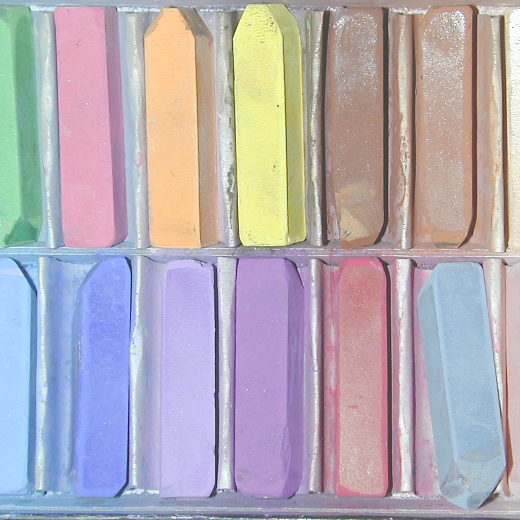
#> input picture images/chalk.tif, 1040 x 1040 px, found by its file name (shown at 1/2 size)
$ python filter_in_freq_domain.py
#> lines starting #> are read from the running program, lines starting #| are printed output that depends on the picture
import cv2
import numpy as np
import math, matplotlib.pyplot as plt


path = 'images\\chalk.tif'
image = cv2.imread(path, 0)
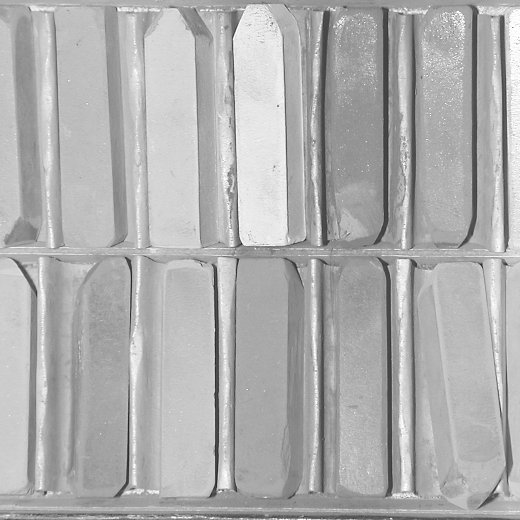
#> image: shape (1040, 1040) (shown at 1/2 size); min 12, max 255, mean 174.5

img_float32 = np.float32(image)
dft = cv2.dft(img_float32, flags = cv2.DFT_COMPLEX_OUTPUT)

dft_shift = np.fft.fftshift(dft)
f = np.fft.fft2(image)
fshift = np.fft.fftshift(f)

mag_spectrum = 20*np.log(np.abs(fshift))
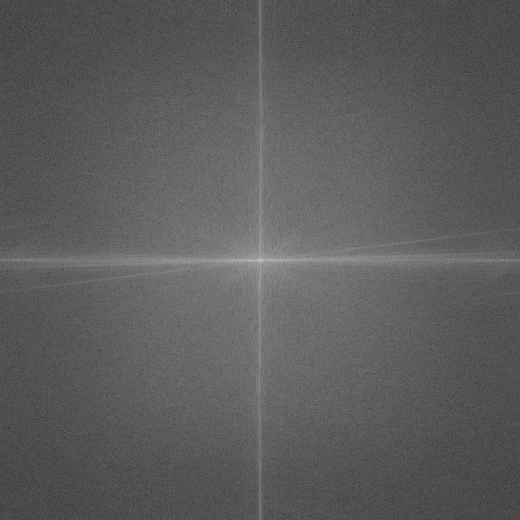
#> mag_spectrum: shape (1040, 1040) float64 (shown at 1/2 size); min 39.87, max 381.1, mean 163.9; drawn with min black and max white

rows, cols = image.shape
#> rows = 1040; cols = 1040
crow, ccol = rows//2 , cols//2     # center
#> crow = 520; ccol = 520

# create a mask first, center square is 1, remaining all zeros
LowpassMask = np.zeros((rows, cols, 2), np.uint8)
LowpassMask[crow-30:crow+30, ccol-30:ccol+30] = 1
HighpassMask = 1 - LowpassMask

# apply mask and inverse DFT
fshift1 = dft_shift*LowpassMask
f_ishift1 = np.fft.ifftshift(fshift1)

fshift2 = dft_shift*HighpassMask
f_ishift2 = np.fft.ifftshift(fshift2)
img_back1 = cv2.idft(f_ishift1)
img_back2 = cv2.idft(f_ishift2)
img_back1 = cv2.magnitude(img_back1[:,:,0],img_back1[:,:,1])
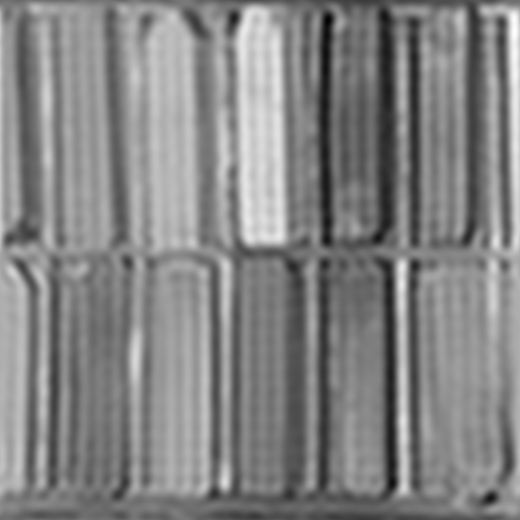
#> img_back1: shape (1040, 1040) float32 (shown at 1/2 size); min 85701328, max 284470112, mean 188773536; drawn with min black and max white
img_back2 = cv2.magnitude(img_back2[:,:,0],img_back2[:,:,1])
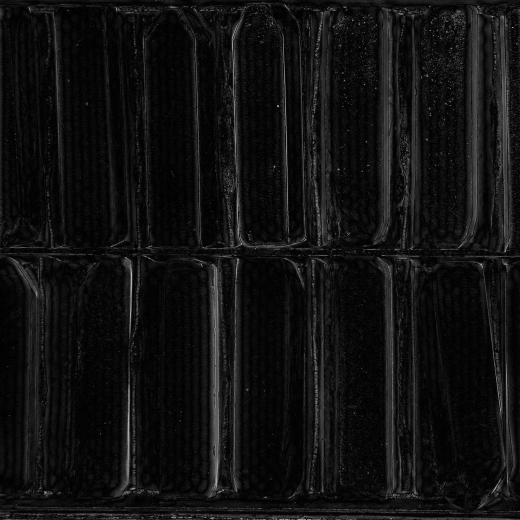
#> img_back2: shape (1040, 1040) float32 (shown at 1/2 size); min 4993, max 199850848, mean 13427809; drawn with min black and max white

plt.subplot(221)
plt.imshow(image, cmap = 'gray')
plt.title('Input Image')
plt.xticks([])
plt.yticks([])

plt.subplot(222)
plt.imshow(mag_spectrum, cmap = 'gray')
plt.title('fourier trans. spectrum')
plt.xticks([])
plt.yticks([])

plt.subplot(223)
plt.imshow(img_back1, cmap = 'gray')
plt.title('lowpass')
plt.xticks([])
plt.yticks([])

plt.subplot(224)
plt.imshow(img_back2, cmap = 'gray')
plt.title('highpass')
plt.xticks([])
plt.yticks([])

plt.suptitle('filtering in frequency domain')
plt.show()

$ run again, with images/b.tif copied over images/chalk.tif
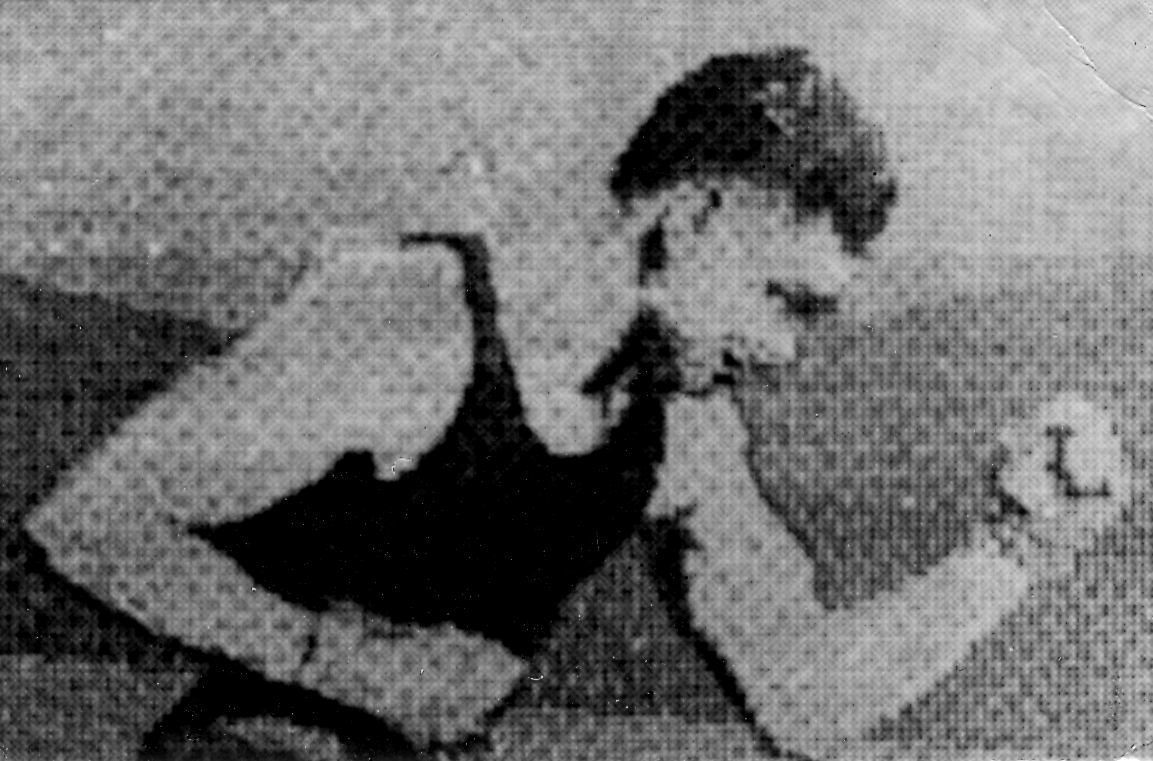
#> input picture images/b.tif, 1153 x 761 px, found by its file name
#> image is the input picture: shape (761, 1153); min 0, max 255, mean 112.4
#> `img_back2 = cv2.magnitude(img_back2[:,:,0],img_back2[:,:,1])`:
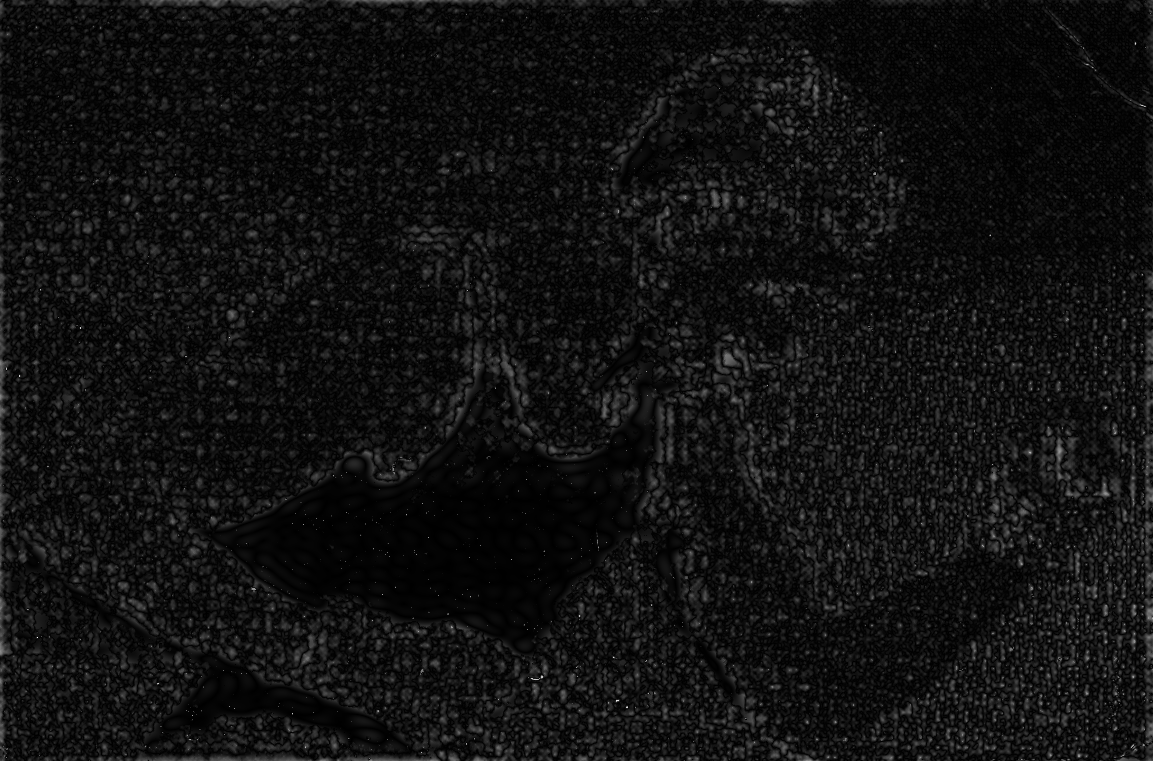
#> img_back2: shape (761, 1153) float32; min 1869, max 149344464, mean 10176829; drawn with min black and max white
#> `plt.show()`:
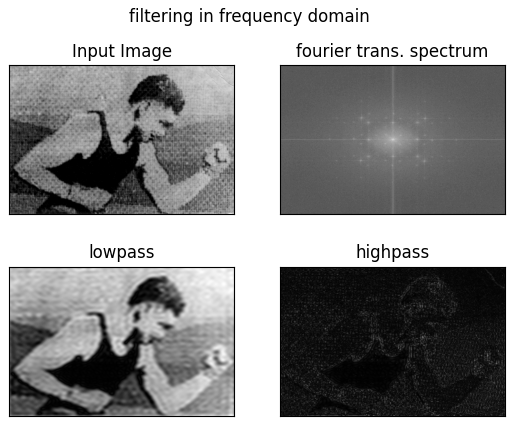
#> figure drawn by matplotlib, 4 panels
